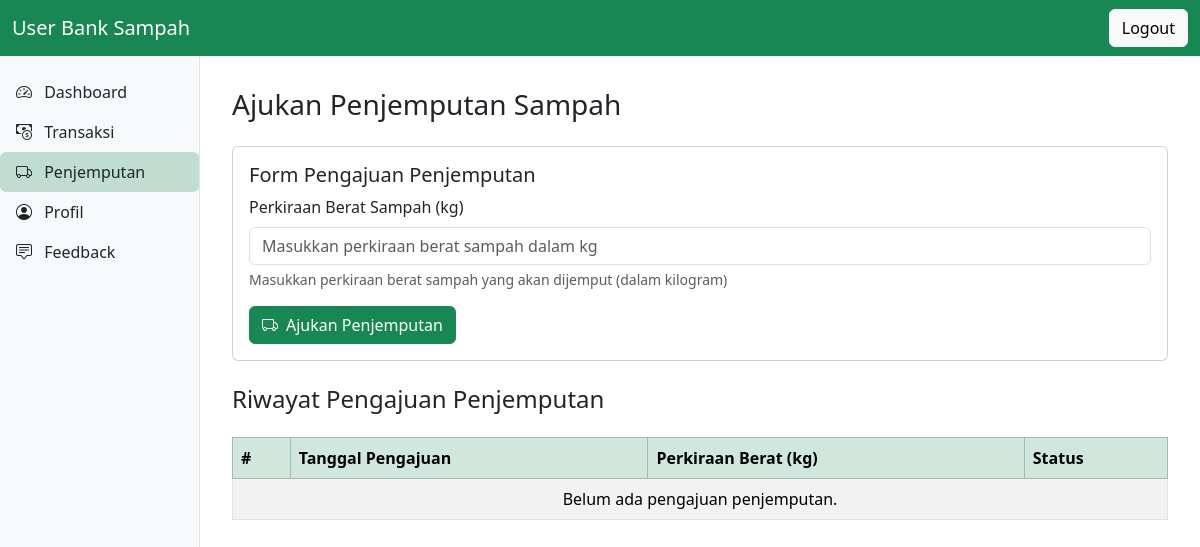
The app's page /user/user_penjemputan.php (signed in), older data.
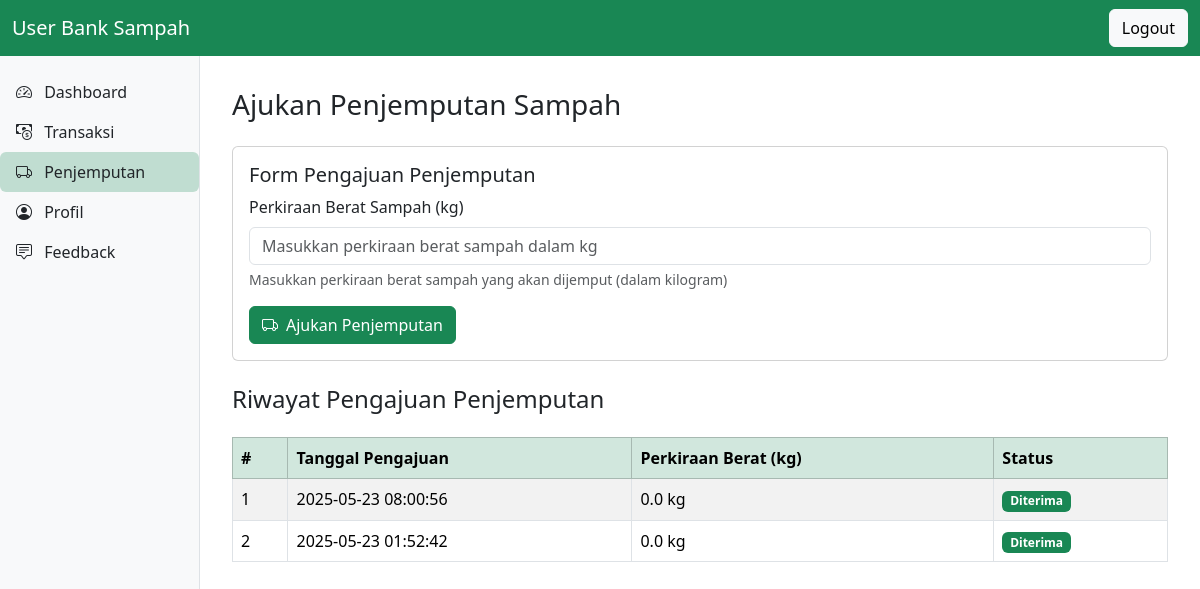
The same page, newer data.
### tables this page shows
CREATE TABLE `penjemputan` (
  `id_penjemputan` int(10) UNSIGNED NOT NULL,
  `id_user` int(10) UNSIGNED NOT NULL,
  `tanggal` datetime NOT NULL,
  `berat_perkiraan` decimal(6,2) DEFAULT NULL,
  `status` enum('menunggu','diterima','ditolak') DEFAULT 'menunggu',
  `id_petugas` int(10) UNSIGNED DEFAULT NULL
);

### user/user_penjemputan.php (the view, shortened to what the changed rows need)
<?php
require_once '../config/db.php';
$id_user = (int) $_SESSION['user_id'];
$riwayat = null;
$stmtRiwayat = $conn->prepare("SELECT * FROM penjemputan WHERE id_user = ? ORDER BY tanggal DESC");
if ($stmtRiwayat) {
    $stmtRiwayat->bind_param("i", $id_user);
    $stmtRiwayat->execute();
    $riwayat = $stmtRiwayat->get_result();
} else {
    $error = "Gagal mengambil riwayat penjemputan.";
}
?>
<!DOCTYPE html>
<html lang="id">
    <head>
        <link href="https://cdn.jsdelivr.net/npm/bootstrap@5.3.3/dist/css/bootstrap.min.css" rel="stylesheet" />
        <link href="https://cdn.jsdelivr.net/npm/bootstrap-icons@1.10.5/font/bootstrap-icons.css" rel="stylesheet" />
        <link href="../assets/css/masyarakat.css" rel="stylesheet" />
    </head>
    <body>
        <main class="main-content">
            <div class="table-responsive">
                <table class="table table-bordered table-striped mt-3">
                    <thead class="table-success">
                        <tr>
                            <th>#</th>
                            <th>Tanggal Pengajuan</th>
                            <th>Perkiraan Berat (kg)</th>
                            <th>Status</th>
                        </tr>
                    </thead>
                    <tbody>
                        <?php if ($riwayat->num_rows > 0):
                            $no = 1;
                            while ($row = $riwayat->fetch_assoc()): ?>
                                <tr>
                                    <td><?= $no++; ?></td>
                                    <td><?= htmlspecialchars($row['tanggal']); ?></td>
                                    <td><?= number_format($row['berat_perkiraan'], 1); ?> kg</td>
                                    <td>
                                        <?php
                                        $status = $row['status'];
                                        $badgeClass = match ($status) {
                                            'diterima' => 'success',
                                            'ditolak' => 'danger',
                                            default => 'secondary',
                                        };
                                        ?>
                                        <span class="badge bg-<?= $badgeClass; ?>"><?= ucfirst($status); ?></span>
                                    </td>
                                </tr>
                            <?php endwhile;
                        else: ?>
                            <tr>
                                <td colspan="4" class="text-center">Belum ada pengajuan penjemputan.</td>
                            </tr>
                        <?php endif; ?>
                    </tbody>
                </table>
            </div>
        </main>
    </body>
</html>

Row changes from the older to the newer data that the page shows:
added penjemputan: tanggal "2025-05-23 08:00:56", berat_perkiraan "0.0", status "Diterima"
added penjemputan: tanggal "2025-05-23 01:52:42", berat_perkiraan "0.0", status "Diterima"
Text that changed along with them:
text no longer shown: "Belum ada pengajuan penjemputan."
